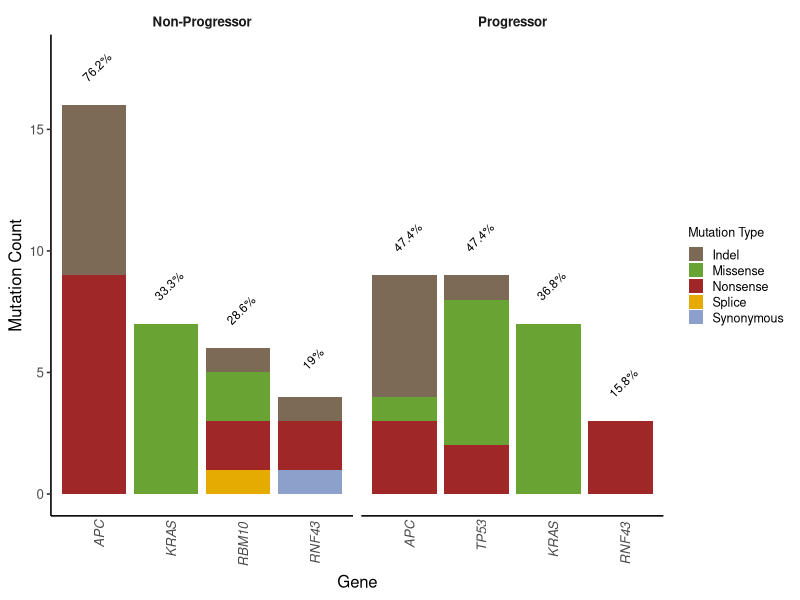
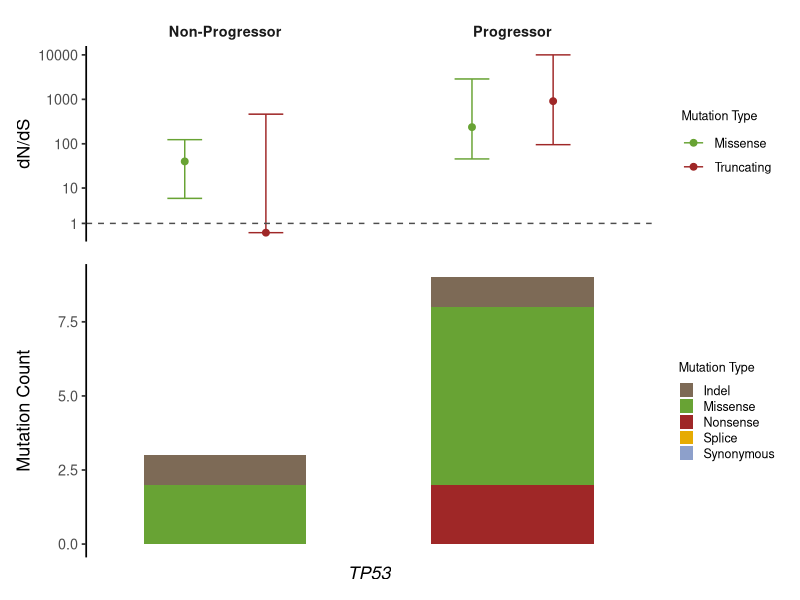

The R source for these figures, in order:
library(readr)
library(dplyr)
library(tidyr)
library(ggplot2)
library(forcats)
library(patchwork)

#### Prep ####
# Read in data
prog <- read_tsv("data/variants/dndscv/dndscv_genes_prog_pre.tsv") |>
  mutate(group = "Progressor")
non_prog <- read_tsv("data/variants/dndscv/dndscv_genes_non_prog_pre.tsv") |>
  mutate(group = "Non-Progressor")
prog_ci <- read_tsv("data/variants/dndscv/prog_gene_ci.tsv") |>
  mutate(group = "Progressor")
non_prog_ci <- read_tsv("data/variants/dndscv/non_prog_gene_ci.tsv") |>
  mutate(group = "Non-Progressor")

combined_df <- bind_rows(prog, non_prog)

n_prog <- 19
n_nprog <- 21

# Reshape and filter data
muts_df <- combined_df |>
  select(gene_name, qglobal_cv, group, n_syn, n_mis, n_non, n_spl, n_ind) |>
  pivot_longer(
    cols = starts_with("n_"),
    names_to = "mutation_type",
    values_to = "count"
  ) |>
  mutate(
    mutation_type = recode(mutation_type,
      n_syn = "Synonymous", n_mis = "Missense", n_non = "Nonsense",
      n_spl = "Splice", n_ind = "Indel"
    )
  )

# Only significant genes
sig_muts_sums <- muts_df |>
  filter(qglobal_cv < 0.05) |>
  group_by(gene_name, group, mutation_type) |>
  summarise(total = sum(count), .groups = "drop")

gene_pct <- sig_muts_sums |>
  group_by(group, gene_name) |>
  summarise(total_mut = sum(total), .groups = "drop") |>
  mutate(percent_samples = round(100 * total_mut / ifelse(group == "Progressor", n_prog, n_nprog), 1))

##### Plot ##### 
### Barplot ###
# Define colours
mutation_colours <- c(
  "Synonymous" = "#8DA0CB",   # slate blue-grey
  "Missense"   = "#68a334ff",   # muted green
  "Nonsense"   = "#9f2727ff",   # softer, warm red
  "Splice"     = "#E6AB02",   # goldenrod
  "Indel"      = "#7d6a56ff"    # teal
)

# Plot
counts_barplot <- ggplot(sig_muts_sums, aes(x = reorder(gene_name, -total), y = total, fill = mutation_type)) +
  geom_col() +
  geom_text(
    data = gene_pct,
    aes(x = gene_name, y = total_mut + 1.7 , label = paste0(percent_samples, "%")),
    inherit.aes = FALSE, 
    vjust = 1, size = 3, angle = 45
  ) +
  facet_wrap(~group, scales = "free_x", strip.position = "top") +
  scale_fill_manual(values = mutation_colours) +
  labs(
    x = "Gene",
    y = "Mutation Count",
    fill = "Mutation Type"
  ) +
  theme_classic(base_size = 12) +
  theme(
    panel.grid = element_blank(),
    axis.line = element_line(colour = "black"),
   # axis.line.x = element_blank(),
    axis.ticks.x = element_blank(),
    axis.text.x = element_text(angle = 90, hjust = 1.2, face = "italic"),
    strip.background = element_blank(),
    strip.text = element_text(face = "bold"),
    legend.position = "right",
    legend.key.size = unit(0.4, "cm"),
    legend.text = element_text(size = 9),
    legend.title = element_text(size = 9)
  ) +
  scale_y_continuous(limits = c(0,18))

ggsave("plots/dndscv/precursors/dndscv_barplot.png",
      plot = counts_barplot, height = 4, width = 4.7, dpi = 300)

### TP53 Plot ###
tp53_df <- muts_df |>
  filter(gene_name == "TP53") |>
  group_by(gene_name, group, mutation_type) |>
  summarise(total = sum(count), .groups = "drop")

barplot <- ggplot(tp53_df, aes(x = gene_name, y = total, fill = mutation_type)) +
              geom_col(position = "stack", width = 0.7) +
              facet_wrap(~group, scales = "free_x") +
              scale_fill_manual(values = mutation_colours) +
              labs(
                x = "TP53",
                y = "Mutation Count",
                fill = "Mutation Type"
              ) +
              theme_classic(base_size = 13) +
              theme(
                panel.grid = element_blank(),
                axis.line.y = element_line(colour = "black"),
                axis.line.x = element_blank(),
                axis.title.x = element_text(face = "italic"),
                axis.ticks.x = element_blank(),
                axis.text.x = element_blank(),
                strip.background = element_blank(),
                strip.text = element_blank(),
                legend.position = "right",
                legend.key.size = unit(0.4, "cm"),
                legend.text = element_text(size = 9),
                legend.title = element_text(size = 9)
              )

# Prep
ci_df <- bind_rows(prog_ci, non_prog_ci) |>
  rename(gene_name = gene) |>
  tidyr::pivot_longer(cols = starts_with(c("mis", "tru")),
                      names_to = c("type", ".value"),
                      names_pattern = "(mis|tru)_(.*)") |>
  mutate(type = dplyr::recode(type,
                         "mis" = "Missense",
                         "tru" = "Truncating")
        )

# Dot plot of truncating dN/dS with error bars
dotplot <- ggplot(ci_df, aes(x = gene_name, y = mle, colour = type)) +
  geom_point(size = 2, position = position_dodge(width = 0.7)) +
  geom_errorbar(aes(ymin = low, ymax = high),
    width = 0.3,
    position = position_dodge(width = 0.7)
  ) +
  geom_hline(yintercept = 1, linetype = "dashed", colour = "grey30") +
  scale_color_manual(values = c("#68a334ff", "#9f2727ff")) +
  scale_y_log10(trans = "pseudo_log", breaks = c(1, 10, 100, 1000, 10000)) +
  facet_wrap(~group, scales = "free_x") +
  theme_classic(base_size = 13) +
  theme(
    axis.title.x = element_blank(),
    axis.text.x = element_blank(),
    axis.ticks.x = element_blank(),
    axis.line.x = element_blank(),
    strip.background = element_blank(),
    strip.text = element_text(face = "bold"),
    legend.text = element_text(size = 9),
    legend.title = element_text(size = 9),
    legend.position = "right"
  ) +
  labs(y = "dN/dS", colour = "Mutation Type")

# Combine
combined_plot <- dotplot / barplot + plot_layout(heights = c(1, 1.5))

ggsave("plots/dndscv/precursors/dndscv_tp53_plot.png", plot = combined_plot, height = 5, width = 5.2, dpi = 300)
